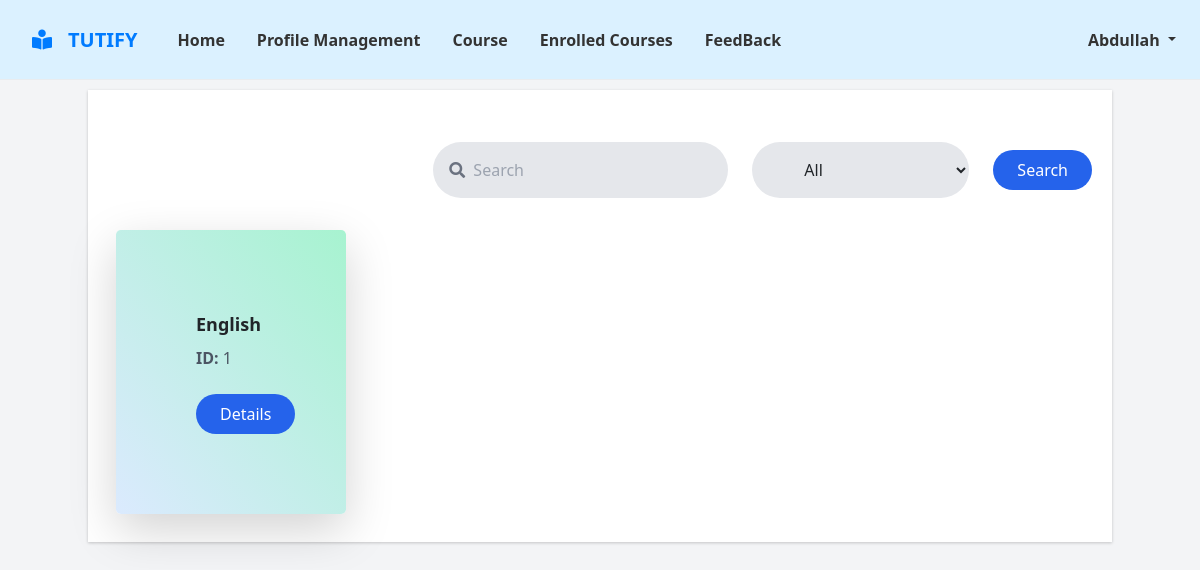
The app's page /student/enrolled_courses.php (signed in), older data.
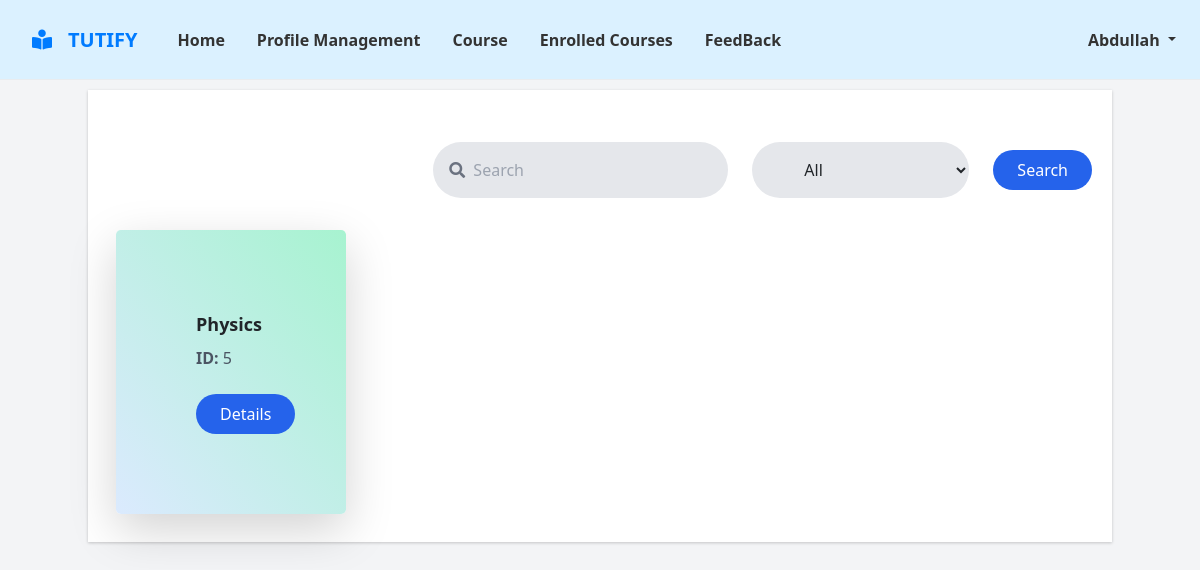
The same page, newer data.
### tables this page shows
CREATE TABLE `enrolmentt` (
  `enrolment_id` int(11) NOT NULL,
  `user_id` int(11) NOT NULL,
  `course_id` int(11) NOT NULL,
  `type` varchar(255) NOT NULL,
  `enrolment_date` timestamp NOT NULL DEFAULT current_timestamp(),
  `user_name` varchar(255) NOT NULL,
  `course_name` varchar(255) NOT NULL,
  `course_instructor` varchar(255) NOT NULL
);

### student/enrolled_courses.php (the view, shortened to what this page needs)
<?php
include ('../dbcon.php');
$search = isset($_GET['search']) ? $_GET['search'] : '';
$query = "SELECT * FROM enrolmentt WHERE user_id='".$_SESSION['id']."'";
$query_run = mysqli_query($con, $query);
$course = mysqli_num_rows($query_run);
?>
<!DOCTYPE html>
<html>
<head>
  <link href="https://cdnjs.cloudflare.com/ajax/libs/font-awesome/5.10.0/css/all.min.css" rel="stylesheet">
  <link href="lib/owlcarousel/assets/owl.carousel.min.css" rel="stylesheet">
  <link rel="stylesheet" href="https://stackpath.bootstrapcdn.com/bootstrap/4.5.0/css/bootstrap.min.css">
  <link rel="stylesheet" href="../css/enroled_course_style.css">
  <link href="https://cdn.jsdelivr.net/npm/tailwindcss@2.2.17/dist/tailwind.min.css" rel="stylesheet">
</head>
<body class=" bg-gray-100">
  <nav class="navbar navbar-expand-lg text font-semibold ">
    <a href="#" class="navbar-brand ml-lg-3">
                <h1 class="m-0 text-uppercase text-primary"><i class="fa fa-book-reader mr-3"></i>Tutify</h1>
            </a>
    <div class="collapse navbar-collapse" id="navbarNav">
      <ul class="navbar-nav mx-2">
        <li class="nav-item active mx-2">
          <a class="nav-link" href="./student_dashboard.php">Home</a>
        </li>
        <li class="nav-item active mx-2">
          <a class="nav-link" href="student_profile.php">Profile Management</a>
        </li>
        <li class="nav-item mx-2">
          <a class="nav-link" href="./course_en.php">Course</a>
        </li>
        <li class="nav-item mx-2">
          <a class="nav-link" href="./enrolled_courses.php">Enrolled Courses</a>
        </li>
        <li class="nav-item mx-2">
          <a class="nav-link" href="./feedback.php">FeedBack</a>
        </li>
      </ul>
       <ul class="navbar-nav ml-auto">
            <li class="nav-item dropdown">
                <a class="nav-link dropdown-toggle" id="userDropdown" role="button" data-toggle="dropdown" aria-haspopup="true" aria-expanded="false">
                    <?php echo ucwords($_SESSION["user_name"]); ?>
                </a>
            </li>
        </ul>
    </div>
  </nav>
  <div class="container mx-auto ">
    <div class="flex flex-wrap mt-8">
      <div class="w-full mb-4">
        <form class="flex items-center justify-end">
          <div class="relative mr-4">
            <input type="text" name="search" placeholder="Search" class="bg-gray-200 rounded-full py-3 px-6 pl-10 focus:outline-none focus:ring-2 focus:ring-blue-600" value="<?php echo $search; ?>">
            <span class="absolute top-0 left-0 ml-3 mt-3">
              <i class="fas fa-search text-gray-500"></i>
            </span>
          </div>
          <div class="relative mr-4">
            <select name="filter" class="bg-gray-200 rounded-full py-3 px-5 pr-10 focus:outline-none focus:ring-2 focus:ring-blue-600">
              <option value="">All</option>
            </select>
          </div>
          <button type="submit" class="bg-blue-600 text-white rounded-full py-2 px-4 hover:bg-blue-400 focus:outline-none focus:ring-2 focus:ring-blue-600">Search</button>
        </form>
      </div>
      <?php
      if ($course > 0) {
        while ($row = mysqli_fetch_array($query_run)) {
      ?>
      <div class="w-full sm:w-1/2 md:w-1/3 lg:w-1/4 xl:w-1/5 p-2">
        <div class=" bg-gradient-to-bl from-green-200 to-blue-100 rounded-lg shadow-lg">
          <div class="p-20">
            <h4 class="text-lg font-bold mb-2"><?php echo $row['course_name'] ?></h4>
            <p class="text-gray-600"><b>ID:</b> <?php echo $row['course_id'] ?></p>
            <form method="post" action="./enrolled_course_materil.php">
              <button type="submit" name="submit" class="bg-blue-600 text-white rounded-full py-2 px-4 mt-4 hover:bg-blue-700 focus:outline-none focus:ring-2 focus:ring-blue-600">Details</button>
            </form>
          </div>
        </div>
      </div>
      <?php
        }
      } else {
      ?>
      <div class="w-full text-center">
        <p>No courses found.</p>
      </div>
      <?php
      }
      ?>
    </div>
  </div>
</body>
</html>

Row changes from the older to the newer data that the page shows:
removed enrolmentt: course_name "English", course "1"
added enrolmentt: course_name "Physics", course "5"
